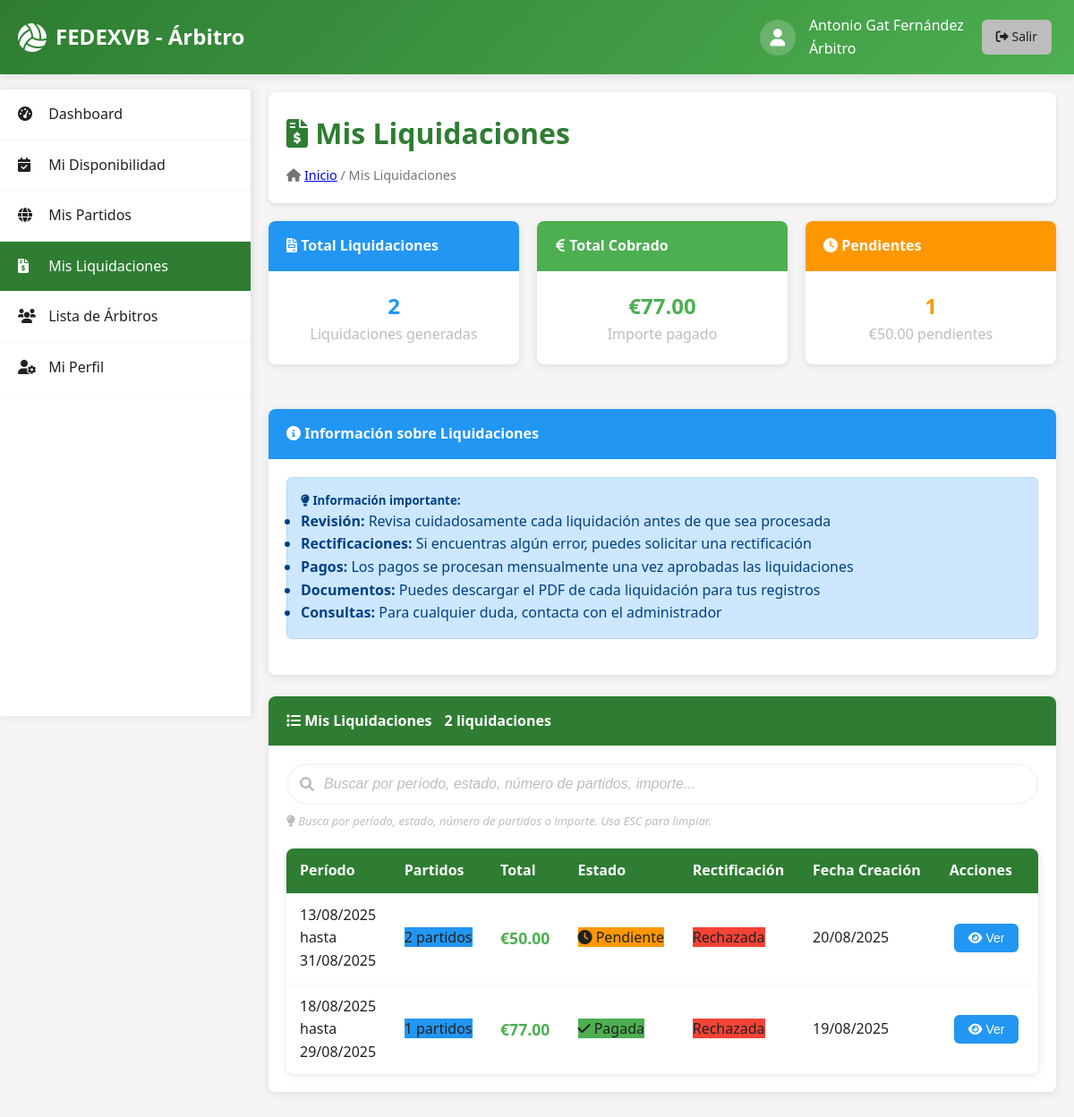
Page /arbitro/liquidaciones.php (signed in) on the committed database.
### tables this page shows
CREATE TABLE IF NOT EXISTS `rectificaciones_liquidaciones` (
  `id` int(11) NOT NULL AUTO_INCREMENT,
  `liquidacion_id` int(11) NOT NULL,
  `arbitro_id` int(11) NOT NULL,
  `motivo` varchar(100) NOT NULL,
  `observaciones` text NOT NULL,
  `estado` enum('pendiente','aprobada','rechazada') DEFAULT 'pendiente',
  `respuesta_admin` text DEFAULT NULL,
  `fecha_solicitud` timestamp NOT NULL DEFAULT current_timestamp(),
  `fecha_respuesta` timestamp NULL DEFAULT NULL,
  PRIMARY KEY (`id`),
  KEY `liquidacion_id` (`liquidacion_id`),
  KEY `arbitro_id` (`arbitro_id`),
  CONSTRAINT `rectificaciones_liquidaciones_ibfk_1` FOREIGN KEY (`liquidacion_id`) REFERENCES `liquidaciones` (`id`) ON DELETE CASCADE,
  CONSTRAINT `rectificaciones_liquidaciones_ibfk_2` FOREIGN KEY (`arbitro_id`) REFERENCES `arbitros` (`id`) ON DELETE CASCADE
);

CREATE TABLE IF NOT EXISTS `liquidaciones` (
  `id` int(11) NOT NULL AUTO_INCREMENT,
  `arbitro_id` int(11) NOT NULL,
  `fecha_inicio` date NOT NULL,
  `fecha_fin` date NOT NULL,
  `numero_partidos` int(11) DEFAULT 0,
  `observaciones` text DEFAULT NULL,
  `estado` enum('pendiente','aprobada','pagada','rectificacion') DEFAULT 'pendiente',
  `fecha_creacion` timestamp NOT NULL DEFAULT current_timestamp(),
  PRIMARY KEY (`id`),
  KEY `arbitro_id` (`arbitro_id`),
  CONSTRAINT `liquidaciones_ibfk_1` FOREIGN KEY (`arbitro_id`) REFERENCES `arbitros` (`id`)
);

### includes/functions.php (called while the page is built, shortened)
<?php
function format_date($date, $format = 'd/m/Y') {
    return date($format, strtotime($date));
}
?>

### arbitro/liquidaciones.php (the view, shortened to what this page needs)
<?php
require_once __DIR__ . '/../includes/functions.php';
$database = new Database();
$conn = $database->getConnection();
$query = "SELECT id FROM arbitros WHERE usuario_id = ?";
$stmt = $conn->prepare($query);
$stmt->execute([$_SESSION['user_id']]);
$arbitro_id = $stmt->fetchColumn();
$query = "SELECT l.*,
                 COUNT(lp.id) as total_partidos,
                 SUM(lp.importe_partido + lp.importe_dieta + lp.importe_kilometraje) as total_importe,
                 r.id as rectificacion_id,
                 r.estado as rectificacion_estado,
                 r.motivo as rectificacion_motivo,
                 r.respuesta_admin
          FROM liquidaciones l
          LEFT JOIN liquidaciones_partidos lp ON l.id = lp.liquidacion_id
          LEFT JOIN rectificaciones_liquidaciones r ON l.id = r.liquidacion_id
          WHERE l.arbitro_id = ?
          GROUP BY l.id
          ORDER BY l.fecha_creacion DESC";
$stmt = $conn->prepare($query);
$stmt->execute([$arbitro_id]);
$liquidaciones = $stmt->fetchAll(PDO::FETCH_ASSOC);
?>
<!DOCTYPE html>
<html lang="es">
<head>
    <link rel="stylesheet" href="../assets/css/style.css">
    <link rel="stylesheet" href="../assets/css/search-bar.css">
    <link rel="stylesheet" href="https://cdnjs.cloudflare.com/ajax/libs/font-awesome/6.0.0/css/all.min.css">
</head>
<body>
    <header class="header">
        <div class="container">
            <div class="header-content">
                <div class="logo">
                    <i class="fas fa-volleyball-ball"></i>
                    <span>FEDEXVB - Árbitro</span>
                </div>
                <div class="user-info">
                    <div class="user-avatar">
                        <i class="fa-solid fa-user"></i>
                    </div>
                    <div>
                        <div class="user-name"><?php echo $_SESSION['user_name'] . ' ' . $_SESSION['user_lastname']; ?></div>
                        <div class="user-role">Árbitro</div>
                    </div>
                    <a href="../includes/logout.php" class="btn btn-secondary btn-sm">
                        <i class="fas fa-sign-out-alt"></i> Salir
                    </a>
                </div>
            </div>
        </div>
    </header>
    <nav class="sidebar">
        <ul class="sidebar-menu">
            <li><a href="dashboard.php"><i class="fas fa-tachometer-alt"></i> Dashboard</a></li>
            <li><a href="disponibilidad.php"><i class="fas fa-calendar-check"></i> Mi Disponibilidad</a></li>
            <li><a href="partidos.php"><i class="fa-solid fa-globe"></i> Mis Partidos</a></li>
            <li><a href="liquidaciones.php" class="active"><i class="fas fa-file-invoice-dollar"></i> Mis Liquidaciones</a></li>
            <li><a href="arbitros.php"><i class="fas fa-users"></i> Lista de Árbitros</a></li>
            <li><a href="perfil.php"><i class="fas fa-user-cog"></i> Mi Perfil</a></li>
        </ul>
    </nav>
    <main class="main-content">
        <div class="content-header">
            <h1><i class="fas fa-file-invoice-dollar"></i> Mis Liquidaciones</h1>
            <div class="breadcrumb">
                <i class="fas fa-home"></i> <a href="dashboard.php">Inicio</a> / Mis Liquidaciones
            </div>
        </div>
        <div style="display: grid; grid-template-columns: repeat(auto-fit, minmax(250px, 1fr)); gap: 20px; margin-bottom: 30px;">
            <div class="card">
                <div class="card-header" style="background: var(--info);">
                    <i class="fas fa-file-invoice"></i> Total Liquidaciones
                </div>
                <div class="card-body text-center">
                    <h2 style="margin: 0; color: var(--info);"><?php echo count($liquidaciones); ?></h2>
                    <p style="margin: 0; color: var(--medium-gray);">Liquidaciones generadas</p>
                </div>
            </div>
            <div class="card">
                <div class="card-header" style="background: var(--success);">
                    <i class="fas fa-euro-sign"></i> Total Cobrado
                </div>
                <div class="card-body text-center">
                    <?php
                    $total_cobrado = 0;
                    foreach ($liquidaciones as $liq) {
                        if ($liq['estado'] == 'pagada') {
                            $total_cobrado += $liq['total_importe'];
                        }
                    }
                    ?>
                    <h2 style="margin: 0; color: var(--success);">€<?php echo number_format($total_cobrado, 2); ?></h2>
                    <p style="margin: 0; color: var(--medium-gray);">Importe pagado</p>
                </div>
            </div>
            <div class="card">
                <div class="card-header" style="background: var(--warning);">
                    <i class="fas fa-clock"></i> Pendientes
                </div>
                <div class="card-body text-center">
                    <?php
                    $pendientes = array_filter($liquidaciones, function($liq) {
                        return $liq['estado'] == 'pendiente';
                    });
                    $total_pendiente = array_sum(array_column($pendientes, 'total_importe'));
                    ?>
                    <h2 style="margin: 0; color: var(--warning);"><?php echo count($pendientes); ?></h2>
                    <p style="margin: 0; color: var(--medium-gray);">€<?php echo number_format($total_pendiente, 2); ?> pendientes</p>
                </div>
            </div>
        </div>
        <div class="card mb-4">
            <div class="card-header" style="background: var(--info);">
                <i class="fas fa-info-circle"></i> Información sobre Liquidaciones
            </div>
            <div class="card-body">
                <div class="alert alert-info">
                    <h5><i class="fas fa-lightbulb"></i> Información importante:</h5>
                    <ul class="mb-0">
                        <li><strong>Revisión:</strong> Revisa cuidadosamente cada liquidación antes de que sea procesada</li>
                        <li><strong>Rectificaciones:</strong> Si encuentras algún error, puedes solicitar una rectificación</li>
                        <li><strong>Pagos:</strong> Los pagos se procesan mensualmente una vez aprobadas las liquidaciones</li>
                        <li><strong>Documentos:</strong> Puedes descargar el PDF de cada liquidación para tus registros</li>
                        <li><strong>Consultas:</strong> Para cualquier duda, contacta con el administrador</li>
                    </ul>
                </div>
            </div>
        </div>
        <div class="card">
            <div class="card-header">
                <i class="fas fa-list"></i> Mis Liquidaciones
                <span class="badge" style="background: var(--primary-green); color: white; margin-left: 10px;">
                    <span id="total-count"><?php echo count($liquidaciones); ?></span> liquidaciones
                </span>
            </div>
            <div class="card-body">
                <?php if (!empty($liquidaciones)): ?>
                <div class="search-container">
                    <div class="search-input-group">
                        <div class="search-input-icon">
                            <i class="fas fa-search"></i>
                            <input type="text"
                                   id="searchInput"
                                   placeholder="Buscar por período, estado, número de partidos, importe..."
                                   class="search-input-field">
                        </div>
                    </div>
                    <div class="search-help">
                        <i class="fas fa-lightbulb"></i>
                        <em>Busca por período, estado, número de partidos o importe. Usa ESC para limpiar.</em>
                    </div>
                </div>
                <div class="table-responsive">
                    <table class="table data-table searchable-table">
                        <thead>
                            <tr>
                                <th data-sortable>Período</th>
                                <th data-sortable>Partidos</th>
                                <th data-sortable>Total</th>
                                <th data-sortable>Estado</th>
                                <th>Rectificación</th>
                                <th data-sortable>Fecha Creación</th>
                                <th>Acciones</th>
                            </tr>
                        </thead>
                        <tbody>
                            <?php foreach ($liquidaciones as $liquidacion): ?>
                            <tr>
                                <td>
                                    <?php echo format_date($liquidacion['fecha_inicio']); ?>
                                    <br>hasta<br>
                                    <?php echo format_date($liquidacion['fecha_fin']); ?>
                                </td>
                                <td>
                                    <span class="badge" style="background: var(--info);">
                                        <?php echo $liquidacion['total_partidos']; ?> partidos
                                    </span>
                                </td>
                                <td>
                                    <strong style="color: var(--success); font-size: 1.1rem;">
                                        €<?php echo number_format($liquidacion['total_importe'], 2); ?>
                                    </strong>
                                </td>
                                <td>
                                    <span class="badge" style="background:
                                        <?php
                                        echo $liquidacion['estado'] == 'pagada' ? 'var(--success)' :
                                             ($liquidacion['estado'] == 'pendiente' ? 'var(--warning)' : 'var(--error)');
                                        ?>">
                                        <i class="fas fa-<?php echo $liquidacion['estado'] == 'pagada' ? 'check' : ($liquidacion['estado'] == 'pendiente' ? 'clock' : 'times'); ?>"></i>
                                        <?php echo ucfirst($liquidacion['estado']); ?>
                                    </span>
                                </td>
                                <td>
                                    <?php if ($liquidacion['rectificacion_id']): ?>
                                        <span class="badge" style="background:
                                            <?php
                                            echo $liquidacion['rectificacion_estado'] == 'aprobada' ? 'var(--success)' :
                                                 ($liquidacion['rectificacion_estado'] == 'rechazada' ? 'var(--error)' : 'var(--warning)');
                                            ?>">
                                            <?php echo ucfirst($liquidacion['rectificacion_estado']); ?>
                                        </span>
                                    <?php else: ?>
                                        <span style="color: var(--medium-gray);">Sin rectificación</span>
                                    <?php endif; ?>
                                </td>
                                <td><?php echo format_date($liquidacion['fecha_creacion']); ?></td>
                                <td>
                                    <button onclick="verDetalles(<?php echo $liquidacion['id']; ?>)" class="btn btn-info btn-sm">
                                        <i class="fas fa-eye"></i> Ver
                                    </button>
                                </td>
                            </tr>
                            <?php endforeach; ?>
                        </tbody>
                    </table>
                </div>
                <?php endif; ?>
            </div>
        </div>
    </main>
</body>
</html>

### rows in the picture
rectificaciones_liquidaciones: liquidacion.fecha_inicio "13/08/2025", liquidacion.fecha_fin "31/08/2025", total_partidos "2", total_importe "50.00", liquidacion.estado "Pendiente", estado "Rechazada", liquidacion.fecha_creacion "20/08/2025"
rectificaciones_liquidaciones: liquidacion.fecha_inicio "18/08/2025", liquidacion.fecha_fin "29/08/2025", total_partidos "1", total_importe "77.00", liquidacion.estado "Pagada", estado "Rechazada", liquidacion.fecha_creacion "19/08/2025"

### other values in the picture
$_SESSION['user_name'] "Antonio"
$_SESSION['user_lastname'] "Gat Fernández"
count($liquidaciones) "2"
$total_cobrado "77.00"
count($pendientes) "1"
$total_pendiente "50.00"
